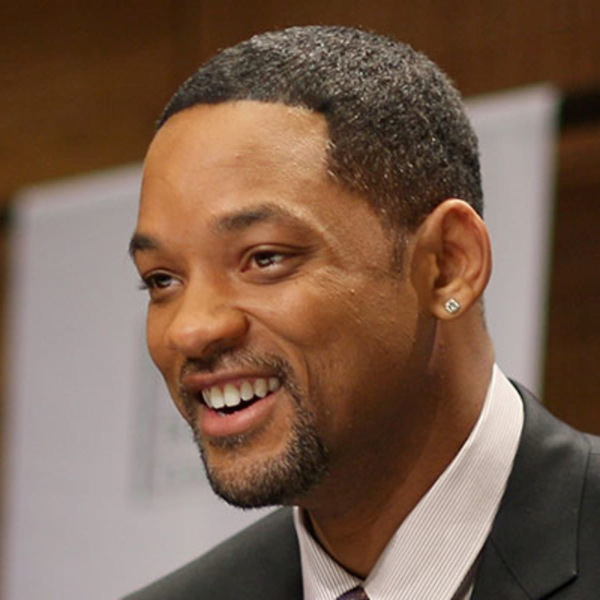
#> input picture Project/dataset/test/Test1.jpg, 1200 x 1200 px, given as the content of the folder dataset/train, which was not available (shown at 1/2 size)
$ python project.py
#> lines starting #> are read from the running program, lines starting #| are printed output that depends on the picture; pictures that were not available may be replaced by others from this repository, and a replacement may not be noted
# 2301861680 - Cindy Natasya
# 2301867873 - Yulia Stefani

# Import Library
import numpy as np
import cv2
import os

def get_path_list(root_path):
    '''
        To get a list of path directories from root path

        Parameters
        ----------
        root_path : str
            Location of root directory

        Returns
        -------
        list
            List containing the names of the sub-directories in the
            root directory
    '''

    train_names = os.listdir(root_path)

    return train_names

def get_class_id(root_path, train_names):
    '''
        To get a list of train images and a list of image classes id

        Parameters
        ----------
        root_path : str
            Location of images root directory
        train_names : list
            List containing the names of the train sub-directories

        Returns
        -------
        list
            List containing all image in the train directories
        list
            List containing all image classes id
    '''
#> called with root_path = 'dataset/train'

    train_image_list = []
    image_classes_list = []

    for id, train_class_path in enumerate(train_names):
        image_train_path_list = os.listdir(root_path + '/' + train_class_path)

        for image_path in image_train_path_list:
            train_image_list.append(root_path + '/' + train_class_path + '/' + image_path)
            image_classes_list.append(id)

    return train_image_list, image_classes_list

def detect_faces_and_filter(image_list, image_classes_list=None):
    '''
        To detect a face from given image list and filter it if the face on
        the given image is less than one

        Parameters
        ----------
        image_list : list
            List containing all loaded images
        image_classes_list : list, optional
            List containing all image classes id

        Returns
        -------
        list
            List containing all filtered and cropped face images in grayscale
        list
            List containing all filtered faces location saved in rectangle
        list
            List containing all filtered image classes id
    '''

    train_face_grays = []
    test_faces_rects = []
    image_classes = []

    face_cascade = cv2.CascadeClassifier('haarcascades/haarcascade_frontalface_default.xml')

    for id, image_path in enumerate(image_list):
        image = cv2.resize(cv2.imread(image_path), dsize = (350, 350))
        image_gray = cv2.cvtColor(image, cv2.COLOR_BGR2GRAY)
        image_location = face_cascade.detectMultiScale(image_gray, scaleFactor = 1.2 , minNeighbors = 5)

        if len(image_location) < 1:
            continue

        for face_rect in image_location :
            x, y, w, h = face_rect
            cropped_gray = image_gray[y: y + w, x: x + h]
            train_face_grays.append(cropped_gray)
            test_faces_rects.append(face_rect)

            if image_classes_list != None:
                image_classes.append(image_classes_list[id])

    return train_face_grays, test_faces_rects, image_classes


def train(train_face_grays, image_classes_list):
    '''
        To create and train face recognizer object

        Parameters
        ----------
        train_face_grays : list
            List containing all filtered and cropped face images in grayscale
        image_classes_list : list
            List containing all filtered image classes id

        Returns
        -------
        object
            Recognizer object after being trained with cropped face images
    '''

    recognizer = cv2.face.LBPHFaceRecognizer_create()
    recognizer.train(train_face_grays, np.array(image_classes_list))

    return recognizer

def get_test_images_data(test_root_path):
    '''
        To load a list of test images from given path list

        Parameters
        ----------
        test_root_path : str
            Location of images root directory

        Returns
        -------
        list
            List containing all loaded gray test images
    '''

    test_image_labels = os.listdir(test_root_path)
    test_image_list = []

    for image in test_image_labels:
        test_image_list.append(test_root_path + '/' + image)

    return test_image_list


def predict(recognizer, test_faces_gray):
    '''
        To predict the test image with the recognizer

        Parameters
        ----------
        recognizer : object
            Recognizer object after being trained with cropped face images
        train_face_grays : list
            List containing all filtered and cropped face images in grayscale

        Returns
        -------
        list
            List containing all prediction results from given test faces
    '''

    predict_result = []
    for id in test_faces_gray:
        predict_result.append(recognizer.predict(id))

    return predict_result

def draw_prediction_results(predict_results, test_image_list, test_faces_rects, train_names):
    '''
        To draw prediction results on the given test images and acceptance status

        Parameters
        ----------
        predict_results : list
            List containing all prediction results from given test faces
        test_image_list : list
            List containing all loaded test images
        test_faces_rects : list
            List containing all filtered faces location saved in rectangle
        train_names : list
            List containing the names of the train sub-directories

        Returns
        -------
        list
            List containing all test images after being drawn with
            final result
    '''

    image_list = []

    for id, image_path in enumerate(test_image_list):
        x, y, w, h = test_faces_rects[id]
        image = cv2.resize(cv2.imread(image_path), dsize = (350, 350))
        image_list_rect = cv2.rectangle(image, (x, y), (x + w, y + h), (0, 255, 0), 1)
        artists_name = train_names[int(predict_results[id][0])]
        cv2.putText(image_list_rect, artists_name, (10, 20), cv2.FONT_HERSHEY_PLAIN, 1.5, (0, 0, 255), 2)
        image_list.append(image_list_rect)

    return image_list


def combine_and_show_result(image_list):
    '''
        To show the final image that already combine into one image

        Parameters
        ----------
        image_list : nparray
            Array containing image data
    '''

    cv2.imshow('Final Result - Cindy & Yulia', np.concatenate(image_list, axis = 1))
    cv2.waitKey(0)

'''
You may modify the code below if it's marked between

-------------------
Modifiable
-------------------

and

-------------------
End of modifiable
-------------------
'''
if __name__ == "__main__":

    '''
        Please modify train_root_path value according to the location of
        your data train root directory

        -------------------
        Modifiable
        -------------------
    '''
    train_root_path = 'dataset/train'
    '''
        -------------------
        End of modifiable
        -------------------
    '''

    train_names = get_path_list(train_root_path)
    train_image_list, image_classes_list = get_class_id(train_root_path, train_names)
    train_face_grays, _, filtered_classes_list = detect_faces_and_filter(train_image_list, image_classes_list)
#> in detect_faces_and_filter, `image = cv2.resize(cv2.imread(image_path), dsize = (350, 350))`:
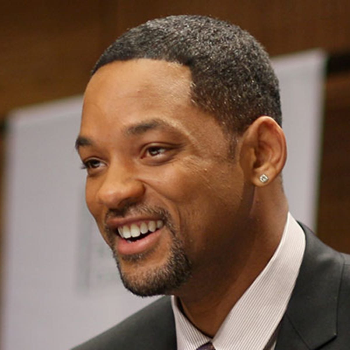
#> image: shape (350, 350, 3); mean B, G, R 77.8, 94.9, 121.6
#> in detect_faces_and_filter, `image_gray = cv2.cvtColor(image, cv2.COLOR_BGR2GRAY)`:
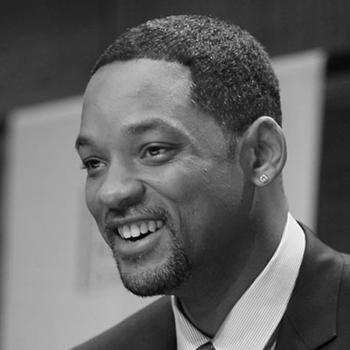
#> image_gray: shape (350, 350); min 0, max 251, mean 100.9
#> in detect_faces_and_filter, `image_location = face_cascade.detectMultiScale(image_gray, scaleFactor..`: image_location = [[28, 77, 197, 197]]
#> the loop in detect_faces_and_filter, `for face_rect in image_location :` made 1 pass
#> pass 1, in detect_faces_and_filter, `cropped_gray = image_gray[y: y + w, x: x + h]`:
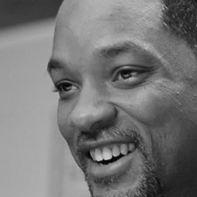
#> cropped_gray: shape (197, 197); min 4, max 209, mean 118.8
#> after the loop in detect_faces_and_filter, `for face_rect in image_location :`: image_classes = [0]; test_faces_rects = [[28, 77, 197, 197]]; train_face_grays = 1 item
#> train_face_grays = 1 item; filtered_classes_list = [0]
    recognizer = train(train_face_grays, filtered_classes_list)

    '''
        Please modify train_root_path value according to the location of
        your data train root directory

        -------------------
        Modifiable
        -------------------
    '''
    test_root_path = 'dataset/test'
    '''
        -------------------
        End of modifiable
        -------------------
    '''

    test_image_list = get_test_images_data(test_root_path)
    test_faces_gray, test_faces_rects, _ = detect_faces_and_filter(test_image_list)
#> the loop in detect_faces_and_filter (call 2), `for face_rect in image_location :` made 1 pass
#> after the loop in detect_faces_and_filter (call 2), `for face_rect in image_location :`: image_classes = []
#> pass 2 of the loop in detect_faces_and_filter, `for id, image_path in enumerate(image_list):`:
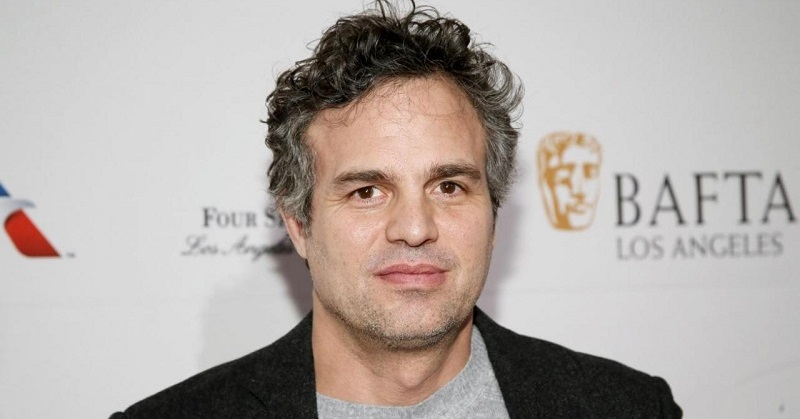
#> input picture Project/dataset/test/Test3.jpg, 800 x 419 px
#> image_location = [[112, 105, 137, 137]]
#> the loop in detect_faces_and_filter (call 2), `for face_rect in image_location :` made 1 pass
#> pass 1, in detect_faces_and_filter (call 2), `cropped_gray = image_gray[y: y + w, x: x + h]`:
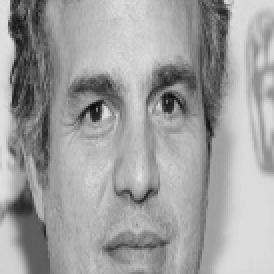
#> cropped_gray: shape (137, 137) (shown 2 times larger); min 14, max 228, mean 160.1
#> after the loop in detect_faces_and_filter (call 2), `for face_rect in image_location :`: test_faces_rects = [[28, 77, 197, 197], [112, 105, 137, 137]]; train_face_grays = 2 items
#> pass 3 of the loop in detect_faces_and_filter, `for id, image_path in enumerate(image_list):`:
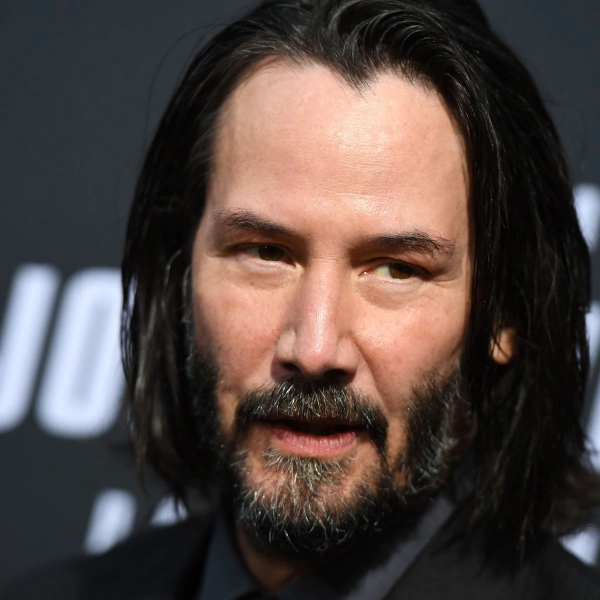
#> input picture Project/dataset/test/Test4.jpg, 1200 x 1200 px (shown at 1/2 size)
#> image_location = [[81, 66, 219, 219]]
#> the loop in detect_faces_and_filter (call 2), `for face_rect in image_location :` made 1 pass
#> pass 1, in detect_faces_and_filter (call 2), `cropped_gray = image_gray[y: y + w, x: x + h]`:
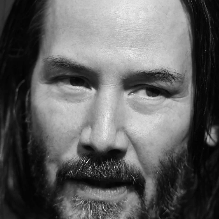
#> cropped_gray: shape (219, 219); min 1, max 240, mean 95.5
#> after the loop in detect_faces_and_filter (call 2), `for face_rect in image_location :`: test_faces_rects = [[28, 77, 197, 197], [112, 105, 137, 137], [81, 66, 219, 219]]; train_face_grays = 3 items
#> the loop made 4 passes; the first 3 are shown
    predict_results = predict(recognizer, test_faces_gray)
    predicted_test_image_list = draw_prediction_results(predict_results, test_image_list, test_faces_rects, train_names)
#> in draw_prediction_results, `cv2.putText(image_list_rect, artists_name, (10, 20), cv2.FONT_HERSHEY_..`:
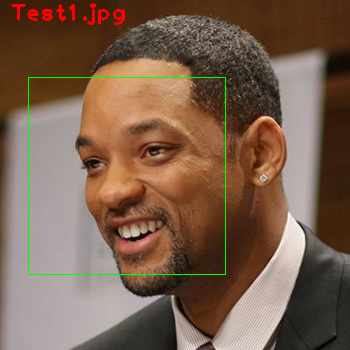
#> image_list_rect: shape (350, 350, 3); mean B, G, R 77.2, 95.7, 121.9
#> pass 2 of the loop in draw_prediction_results, `for id, image_path in enumerate(test_image_list):`:
#> in draw_prediction_results, `cv2.putText(image_list_rect, artists_name, (10, 20), cv2.FONT_HERSHEY_..`:
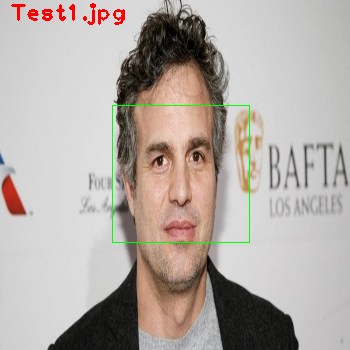
#> image_list_rect: shape (350, 350, 3); mean B, G, R 165.7, 171.2, 179.6
#> pass 3 of the loop in draw_prediction_results, `for id, image_path in enumerate(test_image_list):`:
#> in draw_prediction_results, `cv2.putText(image_list_rect, artists_name, (10, 20), cv2.FONT_HERSHEY_..`:
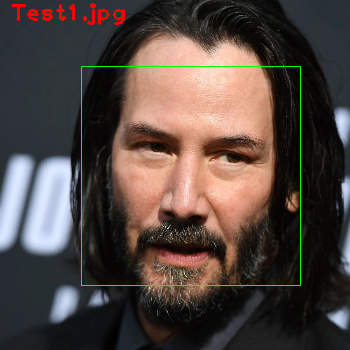
#> image_list_rect: shape (350, 350, 3); mean B, G, R 64.1, 69.7, 81.3
#> the loop made 4 passes; the first 3 are shown

    combine_and_show_result(predicted_test_image_list)
#> in combine_and_show_result, `cv2.imshow('Final Result - Cindy & Yulia', np.concatenate(image_list, ..`:
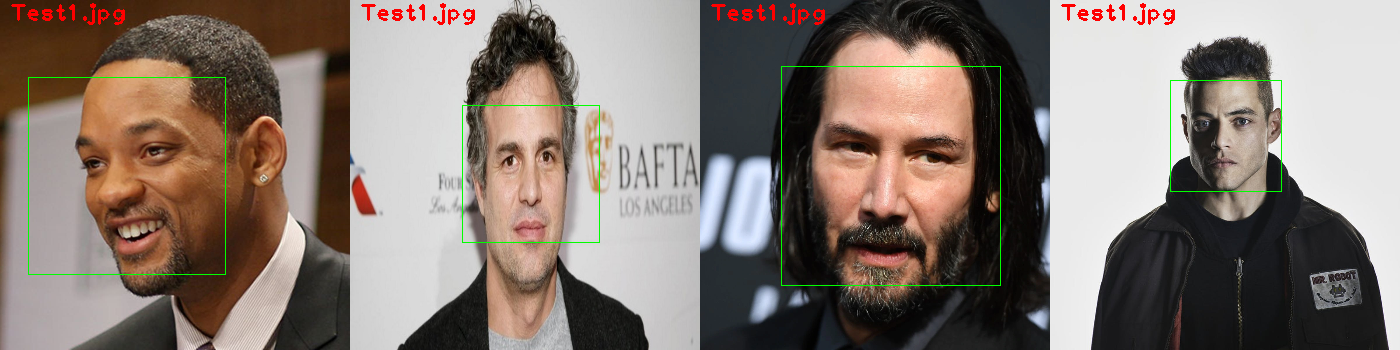
#> window 'Final Result - Cindy & Yulia': shape (350, 1400, 3); mean B, G, R 114.2, 121.9, 133.9
